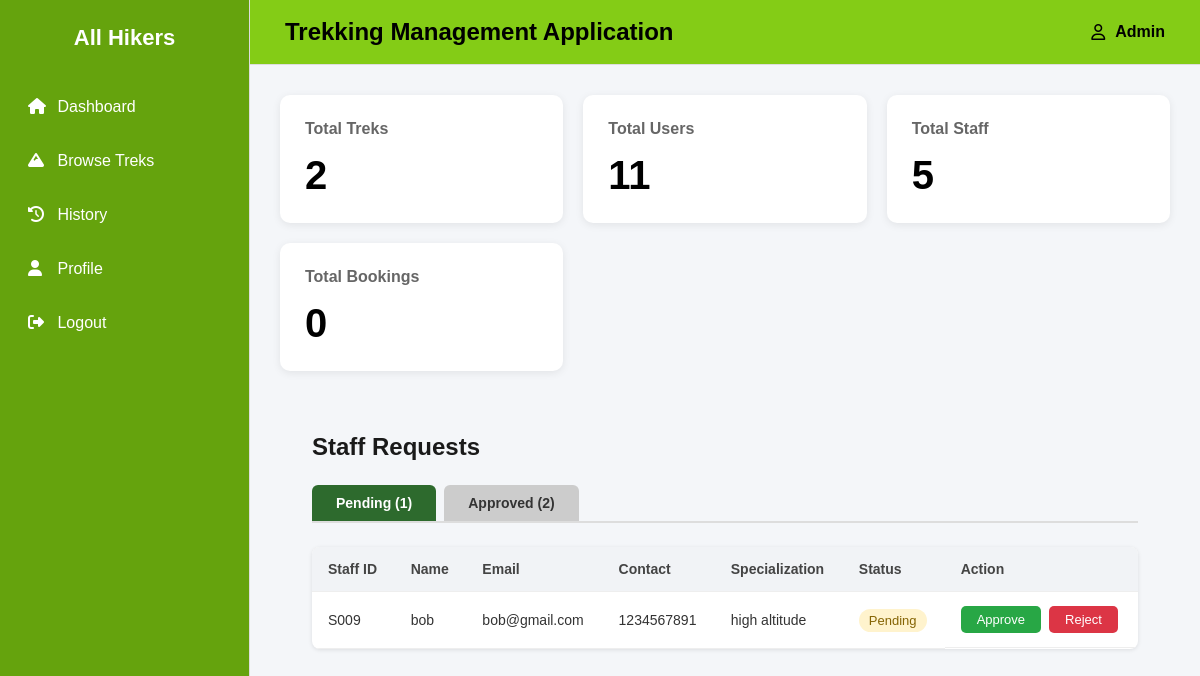
The page /admin_dashboard/staff on the database as committed earlier.
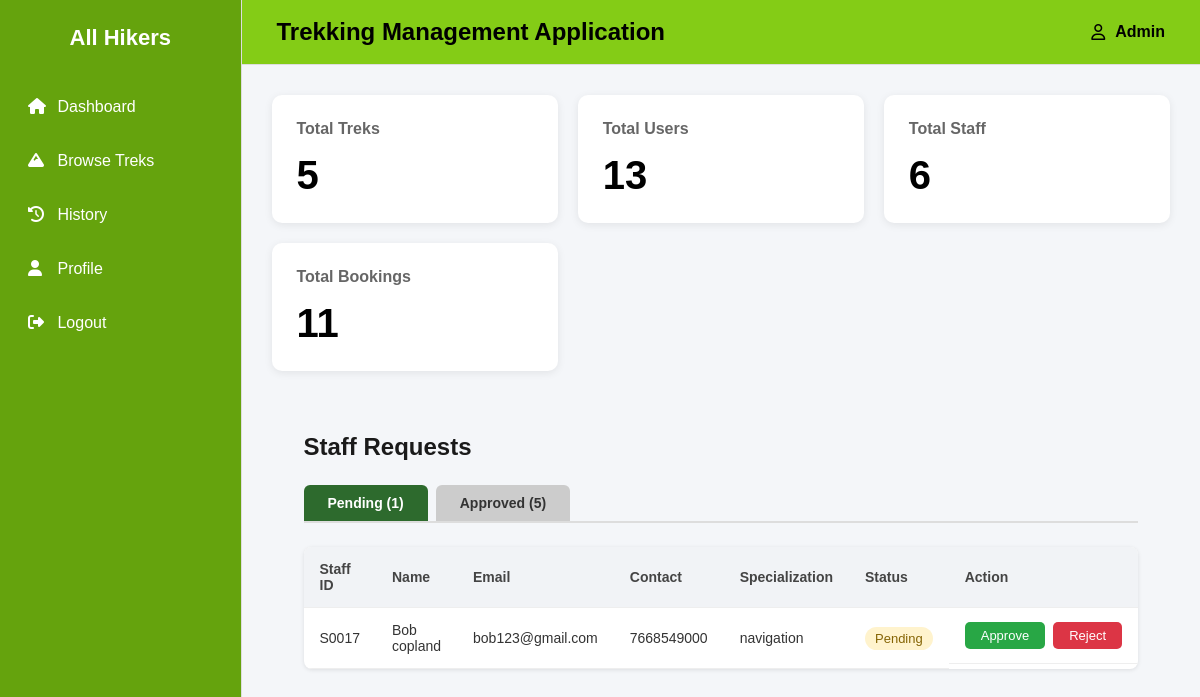
The same page on the database as committed later.
### backend/models.py (models this page shows)
class Users(db.Model):
    __tablename__="users"
    id=db.Column(db.Integer,primary_key=True)
    role=db.Column(db.Integer,default=1)
    username=db.Column(db.String,nullable=False)
    password=db.Column(db.String,nullable=False)
    email=db.Column(db.String,nullable=False)
    address=db.Column(db.String,nullable=False)
    full_name=db.Column(db.String,nullable=False)
    pin_code=db.Column(db.String,nullable=False)
    is_approved = db.Column(db.Boolean, default=True)  # True for normal users
    booking=db.relationship("Booking",cascade="all,delete",backref="users",lazy=True) #User can access all of his bookings

class Staff_profile(db.Model):
    __tablename__="staff_profile"
    id=db.Column(db.Integer,primary_key=True)
    name=db.Column(db.String,nullable=False)
    user_id=db.Column(db.Integer, db.ForeignKey("users.id"),nullable=False)
    phone=db.Column(db.String,nullable=False)
    joined_at=db.Column(db.Date,nullable=False)
    experience_years=db.Column(db.Integer,nullable=False)
    specialization=db.Column(db.String,nullable=False)
    trek=db.relationship("Trek",cascade="all,delete",backref="staff_profile",lazy=True) #Staff profile can access its treks

### backend/controllers.py (the view)
@auth_bp.route('/admin_dashboard/staff')
def staff():
    total_treks = Trek.query.count()
    total_users = Users.query.count()
    total_staff = Staff_profile.query.count()
    total_bookings = Booking.query.count()
    active_tab = request.args.get('tab', 'pending')
    pending_staff = db.session.query(Users, Staff_profile).join(
        Staff_profile, Staff_profile.user_id == Users.id
    ).filter(Users.role == 2, Users.is_approved == False).all()
    approved_staff = db.session.query(Users, Staff_profile).join(
        Staff_profile, Staff_profile.user_id == Users.id
    ).filter(Users.role == 2, Users.is_approved == True).all()
    return render_template('approve_staff.html',pending_staff=pending_staff,approved_staff=approved_staff,active_tab=active_tab,
                           total_treks=total_treks,total_users=total_users,total_staff=total_staff,total_bookings=total_bookings)

### templates/approve_staff.html (shortened to what this page needs)
{% extends "base.html" %}
{% block content %}
<link rel="stylesheet" href="{{ url_for('static', filename='css/approve_staff.css') }}">
<div class="staff-container">
    <h2 class="staff-title">Staff Requests</h2>
    <div class="tab-bar">
        <a href="{{ url_for('auth.staff', tab='pending') }}"
           class="tab-btn {{ 'tab-active' if active_tab == 'pending' else 'tab-inactive' }}">
            Pending ({{ pending_staff|length }})
        </a>
        <a href="{{ url_for('auth.staff', tab='approved') }}"
           class="tab-btn {{ 'tab-active' if active_tab == 'approved' else 'tab-inactive' }}">
            Approved ({{ approved_staff|length }})
        </a>
    </div>
    {% if active_tab == 'pending' %}
        {% if pending_staff %}
        <table class="staff-table">
            <thead>
                <tr>
                    <th>Staff ID</th>
                    <th>Name</th>
                    <th>Email</th>
                    <th>Contact</th>
                    <th>Specialization</th>
                    <th>Status</th>
                    <th>Action</th>
                </tr>
            </thead>
            <tbody>
                {% for user, profile in pending_staff %}
                <tr>
                    <td>S00{{ user.id }}</td>
                    <td>{{ profile.name }}</td>
                    <td>{{ user.email }}</td>
                    <td>{{ profile.phone }}</td>
                    <td>{{ profile.specialization }}</td>
                    <td><span class="badge badge-pending">Pending</span></td>
                    <td class="action-cell">
                        <a href="{{ url_for('auth.approve_staff', user_id=user.id) }}"
                           class="btn btn-approve">Approve</a>
                        <a href="{{ url_for('auth.reject_staff', user_id=user.id) }}"
                           class="btn btn-reject">Reject</a>
                    </td>
                </tr>
                {% endfor %}
            </tbody>
        </table>
        {% else %}
        <p class="empty-msg">No pending staff requests.</p>
        {% endif %}
    {% endif %}
</div>
{% endblock %}

Rows that differ between the two databases and show on the page:
removed Users: id "9", name "bob", email "bob@gmail.com", phone "1234567891", specialization "high altitude"
added Users: id "17", name "Bob copland", email "bob123@gmail.com", phone "7668549000", specialization "navigation"
Other text that changed with them:
{{ total_treks }}: "2" → "5"
{{ total_users }}: "11" → "13"
{{ total_staff }}: "5" → "6"
{{ total_bookings }}: "0" → "11"
{{ approved_staff|length }}: "2" → "5"
